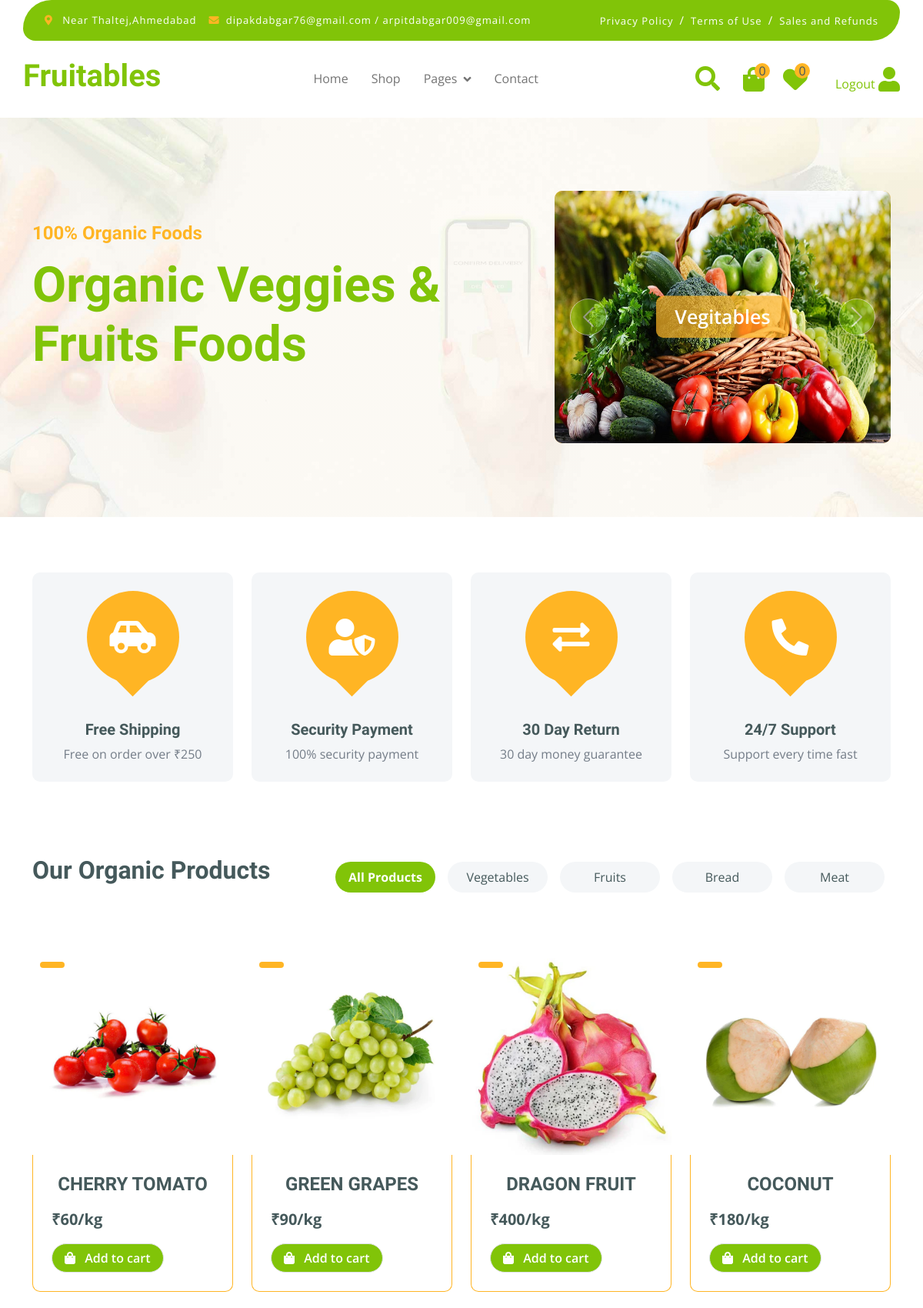
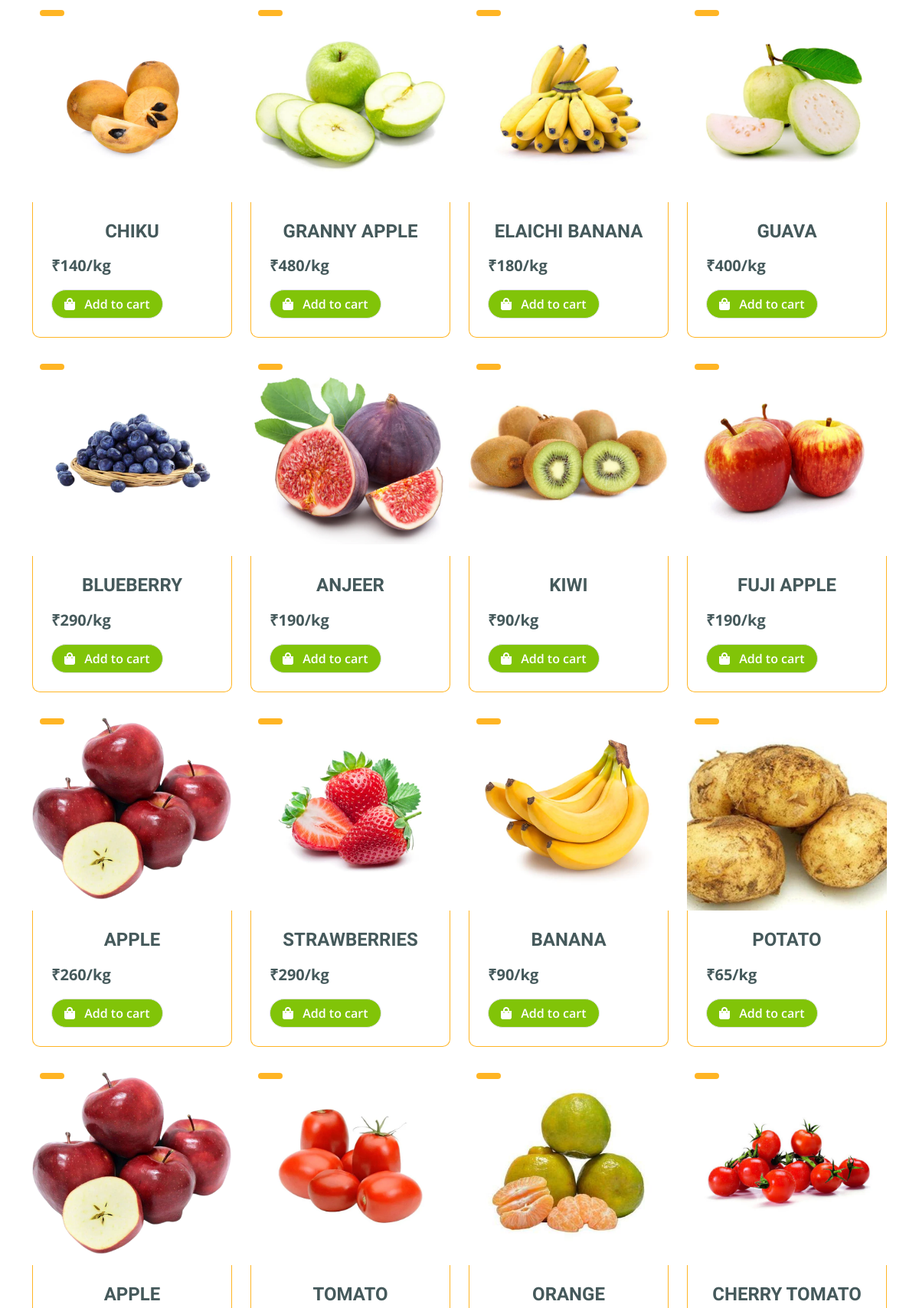
/ (signed in, upper part), run on the app's committed database (2 pictures, top to bottom).
### app/models.py (models this page shows, shortened)
class product(models.Model):
    main_category=models.ForeignKey(main_category,on_delete=models.CASCADE,blank=True,null=True)
    sub_category=models.ForeignKey(sub_category,on_delete=models.CASCADE,blank=True,null=True)
    price1=models.ForeignKey(price,on_delete=models.CASCADE,blank=True,null=True)
    name1=models.ForeignKey(category,on_delete=models.CASCADE,blank=True,null=True)
    img=models.ImageField(upload_to='media')
    star=models.IntegerField(default=0)
    name=models.CharField(max_length=50)
    price=models.IntegerField()
    des=models.TextField(blank=True,null=True)

### app/views.py (the view)
# urls.py: path('', views.index, name='index'),
@never_cache
def index(request):
    if 'email' in request.session:
        uid=User.objects.get(email=request.session['email'])
        w_count=Add_Whishlist.objects.filter(user_id=uid).count()
        count=addcart.objects.filter(user=uid).count()
        pp=product.objects.all().order_by("-id")
        con={"pp":pp,"count":count,"w_count":w_count}
        return render(request,"index.html",con)
    else:
        return render(request,"login.html")

### app/templates/index.html (shortened to what this page needs)
{% load static %}
<!DOCTYPE html>
<html lang="en">
<head>
    <link rel="stylesheet" href="https://cdnjs.cloudflare.com/ajax/libs/font-awesome/6.5.1/css/all.min.css"
 />
    <link rel="stylesheet" href="https://use.fontawesome.com/releases/v5.15.4/css/all.css" />
    <link href="https://cdn.jsdelivr.net/npm/bootstrap-icons@1.4.1/font/bootstrap-icons.css" rel="stylesheet">
    <link href="{% static 'lib/lightbox/css/lightbox.min.css' %}" rel="stylesheet">
    <link href="{% static 'lib/owlcarousel/assets/owl.carousel.min.css' %}" rel="stylesheet">
    <link href="{% static 'css/bootstrap.min.css' %}" rel="stylesheet">
    <link href="{% static 'css/style.css' %}" rel="stylesheet">
</head>
<body>
    <div class="container-fluid fixed-top">
        <div class="container topbar bg-primary d-none d-lg-block">
            <div class="d-flex justify-content-between">
                <div class="top-info ps-2">
                    <small class="me-3"><i class="fas fa-map-marker-alt me-2 text-secondary"></i> <a href="https://www.google.co.in/maps/place/Thaltej" target="_blank"
                            class="text-white">Near Thaltej,Ahmedabad</a></small>
                    <small class="me-3"><i class="fas fa-envelope me-2 text-secondary"></i><a href="#"
                            class="text-white">dipakdabgar76@gmail.com / arpitdabgar009@gmail.com</a></small>
                </div>
                <div class="top-link pe-2">
                    <a href="#" class="text-white"><small class="text-white mx-2">Privacy Policy</small>/</a>
                    <a href="#" class="text-white"><small class="text-white mx-2">Terms of Use</small>/</a>
                    <a href="#" class="text-white"><small class="text-white ms-2">Sales and Refunds</small></a>
                </div>
            </div>
        </div>
        <div class="container px-0">
            <nav class="navbar navbar-light bg-white navbar-expand-xl">
                <a href="{% url 'index' %}" class="navbar-brand">
                    <h1 class="text-primary display-6">Fruitables</h1>
                </a>
                <div class="collapse navbar-collapse bg-white" id="navbarCollapse">
                    <div class="navbar-nav mx-auto">
                        <a href="{% url 'index' %}" class="nav-item nav-link ">Home</a>
                        <a href="{% url 'shop' %}" class="nav-item nav-link">Shop</a>
                        <div class="nav-item dropdown">
                            <a href="#" class="nav-link dropdown-toggle" data-bs-toggle="dropdown">Pages</a>
                        </div>
                        <a href="{% url 'contact' %}" class="nav-item nav-link">Contact</a>
                    </div>
                    <div class="d-flex m-3 me-0">
                        <button class="btn-search   bg-white me-4" data-bs-toggle="modal" data-bs-target="#searchModal"
                            style="color: #81C408;border:none"><i class="fas fa-search  fa-2x"></i></button>
                        <a href="{% url 'cart' %}" class="position-relative me-4 my-auto">
                            <i class="fa fa-shopping-bag fa-2x"></i>
                            <span
                                class="position-absolute bg-secondary rounded-circle d-flex align-items-center justify-content-center text-dark px-1"
                                style="top: -5px; left: 15px; height: 20px; min-width: 20px;">{{count}}</span>
                        </a>
                        <a href="{% url 'Whishlist' %}" class="position-relative me-4 my-auto">
                            <i class="fa-solid fa-heart fa-2x"></i>
                            <span
                                class="position-absolute bg-secondary rounded-circle d-flex align-items-center justify-content-center text-dark px-1"
                                style="top: -5px; left: 15px; height: 20px; min-width: 20px;">{{w_count}}</span>
                        </a>
                        <a href="{% url 'logout' %}" class="my-auto" style="margin-left: 12px;">Logout
                            <i class="fas fa-user fa-2x"></i>
                        </a>
                    </div>
                </div>
            </nav>
        </div>
    </div>
    {% block content %}
    <div class="container-fluid py-5 hero-header">
        <div class="container py-5">
            <div class="row g-5 align-items-center">
                <div class="col-md-12 col-lg-7">
                    <h4 class="mb-3 text-secondary">100% Organic Foods</h4>
                    <h1 class="mb-5 display-3 text-primary">Organic Veggies & Fruits Foods</h1>
                </div>
                <div class="col-md-12 col-lg-5">
                    <div id="carouselId" class="carousel slide position-relative" data-bs-ride="carousel">
                        <div class="carousel-inner" role="listbox">
                            <div class="carousel-item active rounded">
                                <img src="{% static 'img/veges.jpg' %}" class="img-fluid w-100 bg-secondary rounded"
                                    alt="First slide" style="height: 500">
                                <a href="#" class="btn px-4 py-2 text-white rounded">Vegitables</a>
                            </div>
                        </div>
                        <button class="carousel-control-prev" type="button" data-bs-target="#carouselId"
                            data-bs-slide="prev">
                            <span class="carousel-control-prev-icon" aria-hidden="true"></span>
                        </button>
                        <button class="carousel-control-next" type="button" data-bs-target="#carouselId"
                            data-bs-slide="next">
                            <span class="carousel-control-next-icon" aria-hidden="true"></span>
                        </button>
                    </div>
                </div>
            </div>
        </div>
    </div>
    <div class="container-fluid featurs py-4">
        <div class="container py-5">
            <div class="row g-4">
                <div class="col-md-6 col-lg-3">
                    <div class="featurs-item text-center rounded bg-light p-4">
                        <div class="featurs-item featurs-icon btn-square rounded-circle bg-secondary mb-5 mx-auto">
                            <i class="fas fa-car-side fa-3x text-white"></i>
                        </div>
                        <div class="featurs-content text-center">
                            <h5>Free Shipping</h5>
                            <p class="mb-0">Free on order over ₹250</p>
                        </div>
                    </div>
                </div>
                <div class="col-md-6 col-lg-3">
                    <div class="featurs-item text-center rounded bg-light p-4">
                        <div class="featurs-item featurs-icon btn-square rounded-circle bg-secondary mb-5 mx-auto">
                            <i class="fas fa-user-shield fa-3x text-white"></i>
                        </div>
                        <div class="featurs-content text-center">
                            <h5>Security Payment</h5>
                            <p class="mb-0">100% security payment</p>
                        </div>
                    </div>
                </div>
                <div class="col-md-6 col-lg-3">
                    <div class="featurs-item text-center rounded bg-light p-4">
                        <div class="featurs-item featurs-icon btn-square rounded-circle bg-secondary mb-5 mx-auto">
                            <i class="fas fa-exchange-alt fa-3x text-white"></i>
                        </div>
                        <div class="featurs-content text-center">
                            <h5>30 Day Return</h5>
                            <p class="mb-0">30 day money guarantee</p>
                        </div>
                    </div>
                </div>
                <div class="col-md-6 col-lg-3">
                    <div class="featurs-item text-center rounded bg-light p-4">
                        <div class="featurs-item featurs-icon btn-square rounded-circle bg-secondary mb-5 mx-auto">
                            <i class="fa fa-phone-alt fa-3x text-white"></i>
                        </div>
                        <div class="featurs-content text-center">
                            <h5>24/7 Support</h5>
                            <p class="mb-0">Support every time fast</p>
                        </div>
                    </div>
                </div>
            </div>
        </div>
    </div>
    <div class="container-fluid fruite py-4">
        <div class="container">
            <div class="tab-class text-center">
                <div class="row g-4">
                    <div class="col-lg-4 text-start">
                        <h2>Our Organic Products</h2>
                    </div>
                    <div class="col-lg-8 text-end">
                        <ul class="nav nav-pills d-inline-flex text-center mb-5">
                            <li class="nav-item">
                                <a class="d-flex m-2 py-2 bg-light rounded-pill active" data-bs-toggle="pill"
                                    href="#tab-1">
                                    <span class="" style="width: 130px;">All Products</span>
                                </a>
                            </li>
                            <li class="nav-item">
                                <a class="d-flex py-2 m-2 bg-light rounded-pill" data-bs-toggle="pill" href="#tab-2">
                                    <span class="text-dark" style="width: 130px;">Vegetables</span>
                                </a>
                            </li>
                            <li class="nav-item">
                                <a class="d-flex m-2 py-2 bg-light rounded-pill" data-bs-toggle="pill" href="#tab-3">
                                    <span class="text-dark" style="width: 130px;">Fruits</span>
                                </a>
                            </li>
                            <li class="nav-item">
                                <a class="d-flex m-2 py-2 bg-light rounded-pill" data-bs-toggle="pill" href="#tab-4">
                                    <span class="text-dark" style="width: 130px;">Bread</span>
                                </a>
                            </li>
                            <li class="nav-item">
                                <a class="d-flex m-2 py-2 bg-light rounded-pill" data-bs-toggle="pill" href="#tab-5">
                                    <span class="text-dark" style="width: 130px;">Meat</span>
                                </a>
                            </li>
                        </ul>
                    </div>
                </div>
                <br />
                <div class="tab-content">
                    <div id="tab-1" class="tab-pane fade show p-0 active">
                        <div class="row g-4">
                            <div class="col-lg-12">
                                <div class="row g-4">
                                    {% for product in pp %}
                                    <div class="col-md-6 col-lg-4 col-xl-3">
                                        <div class="rounded position-relative fruite-item">
                                            <div class="fruite-img">
                                                <img src="{{ product.img.url }}" class="img-fluid w-100 rounded-top" alt="{{ product.name }}">
                                            </div>
                                            <div class="text-white bg-secondary px-3 py-1 rounded position-absolute"
                                                style="top: 10px; left: 10px;">{{ product.category }}</div>
                                            <div class="p-4 border border-secondary border-top-0 rounded-bottom">
                                                <h4>{{ product.name }}</h4>
                                                <div class="d-flex justify-content-between flex-lg-wrap">
                                                    <p class="text-dark fs-5 fw-bold mb-3">₹{{ product.price }}/kg</p>
                                                    <a href="{% url 'add_to_cart' product.id %}?next={% url 'index' %}"
                                                    class="btn border rounded-pill px-3" style="background-color: #81C408; color:white">
                                                        <i class="fa fa-shopping-bag me-2" style="color: white;"></i> Add to cart
                                                    </a>
                                                </div>
                                            </div>
                                        </div>
                                    </div>
                                    {% endfor %}
                                    {% for product in pp %}
                                    <div class="col-md-6 col-lg-4 col-xl-3">
                                        <div class="rounded position-relative fruite-item">
                                            <div class="fruite-img">
                                                <img src="{{ product.img.url }}" class="img-fluid w-100 rounded-top" alt="{{ product.name }}">
                                            </div>
                                            <div class="text-white bg-secondary px-3 py-1 rounded position-absolute"
                                                style="top: 10px; left: 10px;">{{ product.category }}</div>
                                            <div class="p-4 border border-secondary border-top-0 rounded-bottom">
                                                <h4>{{ product.name }}</h4>
                                            </div>
                                        </div>
                                    </div>
                                    {% endfor %}
                                </div>
                            </div>
                        </div>
                    </div>
                </div>
            </div>
        </div>
    </div>
    {% endblock %}
</body>
</html>

### data on the page
product: img (picture), name "CHERRY TOMATO", price "60"
product: img (picture), name "GREEN GRAPES", price "90"
product: img (picture), name "DRAGON FRUIT", price "400"
product: img (picture), name "COCONUT", price "180"
product: img (picture), name "CHIKU", price "140"
product: img (picture), name "GRANNY APPLE", price "480"
product: img (picture), name "ELAICHI BANANA", price "180"
product: img (picture), name "GUAVA", price "400"
product: img (picture), name "BLUEBERRY", price "290"
product: img (picture), name "ANJEER", price "190"
product: img (picture), name "KIWI", price "90"
product: img (picture), name "FUJI APPLE", price "190"
product: img (picture), name "APPLE", price "260"
product: img (picture), name "STRAWBERRIES", price "290"
product: img (picture), name "BANANA", price "90"
product: img (picture), name "POTATO", price "65"
product: img (picture), name "APPLE"
product: img (picture), name "TOMATO"
product: img (picture), name "ORANGE"

### other printed values
{{ count }} "0"
{{ w_count }} "0"
